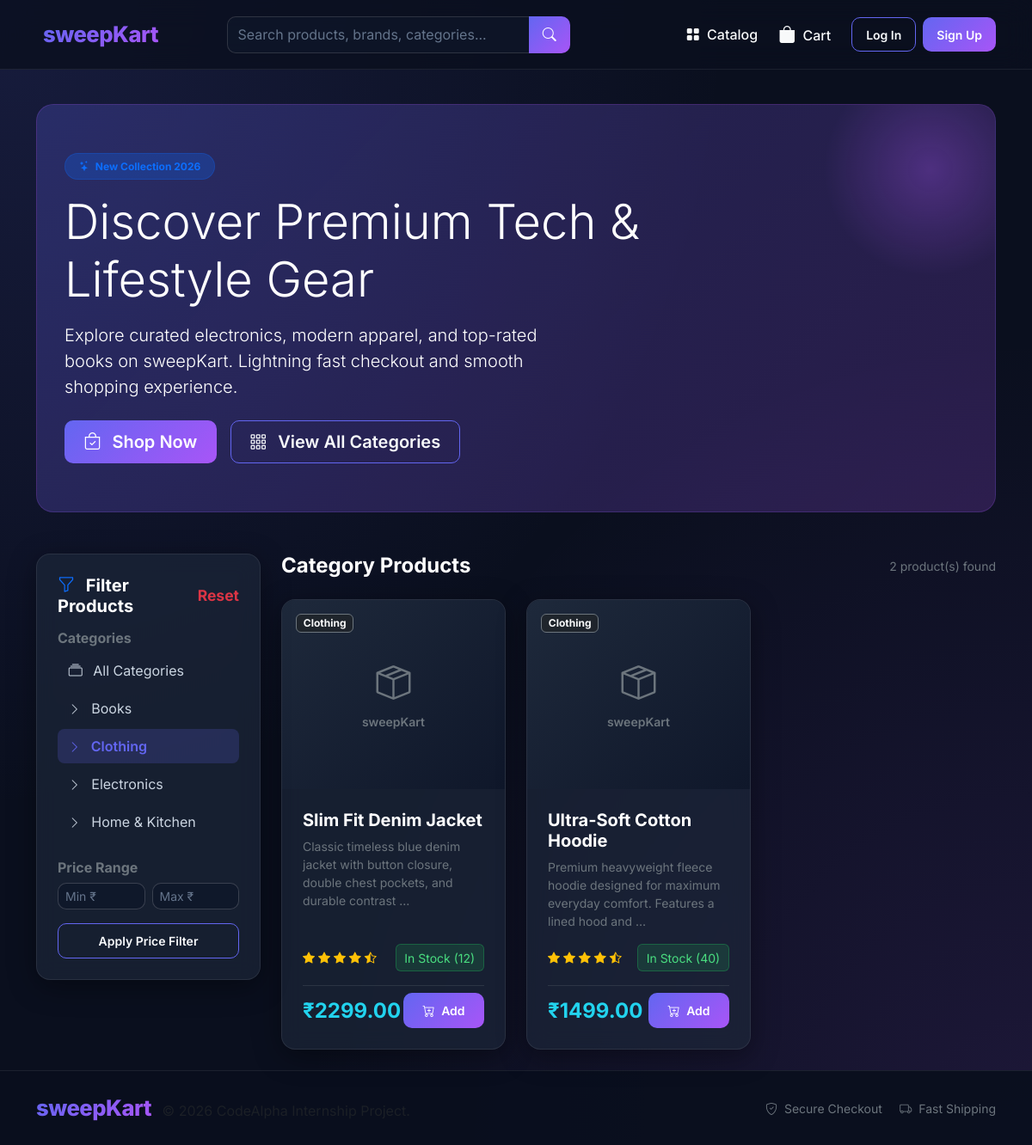
The page /?category=clothing on the database its author committed.
### store/models.py (models this page shows, shortened)
class Category(models.Model):
    name = models.CharField(max_length=100, unique=True)
    slug = models.SlugField(max_length=100, unique=True, blank=True)
    class Meta:
        verbose_name_plural = 'Categories'
        ordering = ['name']

class Product(models.Model):
    category = models.ForeignKey(Category, related_name='products', on_delete=models.CASCADE)
    name = models.CharField(max_length=200)
    slug = models.SlugField(max_length=200, unique=True, blank=True)
    description = models.TextField(blank=True)
    price = models.DecimalField(max_digits=10, decimal_places=2)
    stock = models.PositiveIntegerField(default=10)
    image = models.ImageField(upload_to='products/', blank=True, null=True)
    is_active = models.BooleanField(default=True)
    created_at = models.DateTimeField(auto_now_add=True)
    class Meta:
        ordering = ['-created_at']
    @property
    def in_stock(self):
        return self.stock > 0

### store/views.py (the view)
# urls.py: path('', views.home_view, name='home'),
def home_view(request):
    products = Product.objects.filter(is_active=True)
    categories = Category.objects.all()
    selected_category_slug = request.GET.get('category')
    if selected_category_slug:
        products = products.filter(category__slug=selected_category_slug)
    search_query = request.GET.get('q')
    if search_query:
        products = products.filter(
            Q(name__icontains=search_query) |
            Q(description__icontains=search_query) |
            Q(category__name__icontains=search_query)
        )
    min_price = request.GET.get('min_price')
    max_price = request.GET.get('max_price')
    if min_price:
        try:
            products = products.filter(price__gte=float(min_price))
        except ValueError:
            pass
    if max_price:
        try:
            products = products.filter(price__lte=float(max_price))
        except ValueError:
            pass
    context = {
        'products': products,
        'categories': categories,
        'selected_category_slug': selected_category_slug,
        'search_query': search_query,
        'min_price': min_price,
        'max_price': max_price,
    }
    return render(request, 'store/home.html', context)

### store/models.py (called while the page is built)
    @property
    def get_total_items(self):
        return sum(item.quantity for item in self.items.all())

### store/views.py (called while the page is built)
def _get_session_key(request):
    if not request.session.session_key:
        request.session.create()
    return request.session.session_key

def cart_context_processor(request):
    try:
        cart = get_or_create_cart(request)
        count = cart.get_total_items
    except Exception:
        count = 0
    return {'cart_item_count': count}

### store/templates/store/home.html (shortened to what this page needs)
{% extends 'store/base.html' %}
{% load static %}
{% block content %}
<div class="container">
    <div class="hero-banner mb-5 text-white">
        <div class="row align-items-center">
            <div class="col-lg-8">
                <span class="badge bg-primary bg-opacity-25 text-primary mb-3 px-3 py-2 border border-primary border-opacity-25 rounded-pill">
                    <i class="bi bi-stars me-1"></i> New Collection 2026
                </span>
                <h1 class="display-4 fw-extrabold mb-3">Discover Premium Tech & Lifestyle Gear</h1>
                <p class="lead text-slate-300 mb-4 col-lg-10">
                    Explore curated electronics, modern apparel, and top-rated books on sweepKart. Lightning fast checkout and smooth shopping experience.
                </p>
                <div class="d-flex flex-wrap gap-3">
                    <a href="#catalogGrid" class="btn btn-gradient btn-lg">
                        <i class="bi bi-bag-check me-2"></i> Shop Now
                    </a>
                    <a href="?category=" class="btn btn-outline-gradient btn-lg">
                        <i class="bi bi-grid-3x3-gap me-2"></i> View All Categories
                    </a>
                </div>
            </div>
        </div>
    </div>
    <div id="catalogGrid" class="row g-4">
        <div class="col-lg-3">
            <div class="glass-card p-4 sticky-top" style="top: 90px; z-index: 10;">
                <h5 class="fw-bold mb-3 d-flex align-items-center justify-content-between text-white">
                    <span><i class="bi bi-funnel me-2 text-primary"></i> Filter Products</span>
                    {% if selected_category_slug or search_query or min_price or max_price %}
                        <a href="{% url 'home' %}" class="small text-danger text-decoration-none">Reset</a>
                    {% endif %}
                </h5>
                <div class="mb-4">
                    <h6 class="text-secondary uppercase fs-7 fw-bold mb-2">Categories</h6>
                    <div class="d-flex flex-column gap-1">
                        <a href="?{% if search_query %}q={{ search_query }}&{% endif %}"
                           class="category-filter-item {% if not selected_category_slug %}active{% endif %}">
                            <i class="bi bi-collection me-2"></i> All Categories
                        </a>
                        {% for cat in categories %}
                            <a href="?category={{ cat.slug }}{% if search_query %}&q={{ search_query }}{% endif %}"
                               class="category-filter-item {% if selected_category_slug == cat.slug %}active{% endif %}">
                                <i class="bi bi-chevron-right me-2 small"></i> {{ cat.name }}
                            </a>
                        {% endfor %}
                    </div>
                </div>
                <div>
                    <h6 class="text-secondary uppercase fs-7 fw-bold mb-2">Price Range</h6>
                    <form method="GET" action="{% url 'home' %}">
                        <div class="row g-2 mb-3">
                            <div class="col-6">
                                <input type="number" class="form-control form-control-sm" name="min_price" placeholder="Min ₹" value="{{ min_price|default:'' }}">
                            </div>
                            <div class="col-6">
                                <input type="number" class="form-control form-control-sm" name="max_price" placeholder="Max ₹" value="{{ max_price|default:'' }}">
                            </div>
                        </div>
                        <button type="submit" class="btn btn-outline-gradient btn-sm w-100">Apply Price Filter</button>
                    </form>
                </div>
            </div>
        </div>
        <div class="col-lg-9">
            <div class="d-flex justify-content-between align-items-center mb-4">
                <h4 class="fw-bold mb-0 text-white">
                    {% if selected_category_slug %}
                        Category Products
                    {% else %}
                        Featured Products
                    {% endif %}
                </h4>
                <span class="text-secondary small">{{ products.count }} product(s) found</span>
            </div>
            {% if products %}
                <div class="row row-cols-1 row-cols-md-2 row-cols-xl-3 g-4">
                    {% for product in products %}
                        <div class="col">
                            <div class="glass-card h-100 d-flex flex-column">
                                <a href="{% url 'product_detail' slug=product.slug %}" class="text-decoration-none">
                                    <div class="product-img-box position-relative">
                                        {% if product.image %}
                                            <img src="{{ product.image.url }}" alt="{{ product.name }}" loading="lazy">
                                        {% else %}
                                            <div class="d-flex flex-column align-items-center justify-content-center h-100 text-secondary">
                                                <i class="bi bi-box-seam fs-1 mb-1"></i>
                                                <span class="small fw-semibold">sweepKart</span>
                                            </div>
                                        {% endif %}
                                        <span class="position-absolute top-0 start-0 m-3 badge bg-dark bg-opacity-75 backdrop-blur border border-secondary text-light">
                                            {{ product.category.name }}
                                        </span>
                                    </div>
                                </a>
                                <div class="p-4 d-flex flex-column flex-grow-1">
                                    <h5 class="fw-bold text-white mb-2">
                                        <a href="{% url 'product_detail' slug=product.slug %}" class="text-white text-decoration-none">
                                            {{ product.name }}
                                        </a>
                                    </h5>
                                    <p class="text-secondary small mb-3 flex-grow-1">
                                        {{ product.description|truncatewords:14 }}
                                    </p>
                                    <div class="d-flex justify-content-between align-items-center mb-3">
                                        <div class="text-warning small">
                                            <i class="bi bi-star-fill"></i>
                                            <i class="bi bi-star-fill"></i>
                                            <i class="bi bi-star-fill"></i>
                                            <i class="bi bi-star-fill"></i>
                                            <i class="bi bi-star-half"></i>
                                        </div>
                                        {% if product.in_stock %}
                                            <span class="badge-stock small">In Stock ({{ product.stock }})</span>
                                        {% else %}
                                            <span class="badge-out-of-stock small">Out of Stock</span>
                                        {% endif %}
                                    </div>
                                    <div class="d-flex justify-content-between align-items-center pt-2 border-top border-secondary border-opacity-25">
                                        <span class="fs-4 text-cyan">₹{{ product.price }}</span>
                                        {% if product.in_stock %}
                                            <form action="{% url 'add_to_cart' product_id=product.id %}" method="POST">
                                                <button type="submit" class="btn btn-gradient btn-sm">
                                                    <i class="bi bi-cart-plus me-1"></i> Add
                                                </button>
                                            </form>
                                        {% else %}
                                            <button class="btn btn-secondary btn-sm" disabled>Sold Out</button>
                                        {% endif %}
                                    </div>
                                </div>
                            </div>
                        </div>
                    {% endfor %}
                </div>
            {% endif %}
        </div>
    </div>
</div>
{% endblock %}

### static/css/main.css (style rules this page uses)
:root { --bg-dark: #0a0f1e; --card-bg: rgba(30, 41, 59, 0.65); --border-color: rgba(255, 255, 255, 0.08); --gradient-primary: linear-gradient(135deg, #6366f1 0%, #a855f7 100%); --price-cyan: #22d3ee; --text-muted-custom: #94a3b8; }
body { font-family: 'Inter', sans-serif; background-color: var(--bg-dark); background-image: radial-gradient(at 0% 0%, rgba(99, 102, 241, 0.15) 0px, transparent 50%), radial-gradient(at 100% 100%, rgba(168, 85, 247, 0.12) 0px, transparent 50%); background-attachment: fixed; color: #f8fafc; min-height: 100vh; display: flex; flex-direction: column; }
.glass-card { background: var(--card-bg); backdrop-filter: blur(12px); -webkit-backdrop-filter: blur(12px); border: 1px solid var(--border-color); border-radius: 16px; box-shadow: 0 8px 32px 0 rgba(0, 0, 0, 0.37); transition: transform 0.25s ease, border-color 0.25s ease, box-shadow 0.25s ease; overflow: hidden; }
.hero-banner { background: linear-gradient(135deg, rgba(99, 102, 241, 0.25) 0%, rgba(168, 85, 247, 0.2) 100%); border: 1px solid rgba(168, 85, 247, 0.2); border-radius: 20px; padding: 3.5rem 2rem; position: relative; overflow: hidden; }
.hero-banner::before { content: ''; position: absolute; top: -50px; right: -50px; width: 250px; height: 250px; background: radial-gradient(circle, rgba(168, 85, 247, 0.3) 0%, transparent 70%); border-radius: 50%; }
.btn-gradient { background: var(--gradient-primary); color: #ffffff !important; border: none; font-weight: 600; padding: 0.6rem 1.4rem; border-radius: 10px; transition: all 0.2s ease; }
.btn-outline-gradient { background: transparent; color: #f8fafc !important; border: 1.5px solid #6366f1; border-radius: 10px; font-weight: 600; padding: 0.55rem 1.35rem; transition: all 0.2s ease; }
.text-cyan { color: var(--price-cyan) !important; font-weight: 700; }
.product-img-box { width: 100%; height: 220px; object-fit: cover; background: linear-gradient(135deg, #1e293b 0%, #0f172a 100%); display: flex; align-items: center; justify-content: center; color: #64748b; }
.category-filter-item { color: #cbd5e1; text-decoration: none; display: block; padding: 0.5rem 0.8rem; border-radius: 8px; transition: background 0.2s ease, color 0.2s ease; }
.category-filter-item:hover, .category-filter-item.active { background: rgba(99, 102, 241, 0.2); color: #6366f1; font-weight: 600; }
.form-control, .form-select { background-color: rgba(15, 23, 42, 0.8) !important; border: 1px solid rgba(255, 255, 255, 0.15) !important; color: #f8fafc !important; border-radius: 10px; }
.form-control::placeholder { color: #64748b !important; }
.badge-stock { background: rgba(34, 197, 94, 0.15); color: #4ade80; border: 1px solid rgba(34, 197, 94, 0.3); padding: 0.35em 0.7em; border-radius: 6px; }

### rows shown on the page
Category: name "Books"
Category: name "Clothing"
Category: name "Electronics"
Category: name "Home & Kitchen"
Product: image "sweepKart", category.name "Clothing", name "Slim Fit Denim Jacket", description "Classic timeless blue denim jacket with button closure, double chest pockets, and durable contrast …", stock "12", price "2299.00", shows "Add"
Product: image "sweepKart", category.name "Clothing", name "Ultra-Soft Cotton Hoodie", description "Premium heavyweight fleece hoodie designed for maximum everyday comfort. Features a lined hood and …", stock "40", price "1499.00", shows "Add"

### other values the page prints
{{ products.count }} "2"
